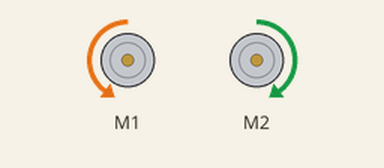
Bench run of a sketch on a simulated Arduino Uno, built with avr-gcc and run on an emulated ATmega328P. Parts: 2 × DC motor (green arrow = forward, orange = backward, longer = faster).

Above: at 0.5 s.
Timing chart, 0 to 4.6 s (numbered marks = the images above):
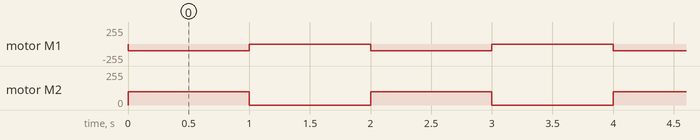

The sketch:

MeMegaPiDCMotorTest.ino
```cpp
// (licence header left out)
//PORT1B == Right wheel
//PORT2B == Left wheel

#include "MeMegaPi.h"

MeMegaPiDCMotor motor1(PORT1B);

MeMegaPiDCMotor motor2(PORT2B);

MeMegaPiDCMotor motor3(PORT3B);

MeMegaPiDCMotor motor4(PORT4B);

uint8_t motorSpeed = 100;

void setup()
{
}

void loop()
{
  //motor1.run(motorSpeed); /* value: between -255 and 255. */
  //motor2.run(motorSpeed); /* value: between -255 and 255. */
  motor1.run(-motorSpeed);
  motor2.run(motorSpeed);
  delay(1000);
  motor1.stop();
  motor2.stop();
  delay(1000);

}
```

Measured:
- by itself, motor M1: alternates backward 100/255 for 1.0 s and stopped for 1.0 s
- by itself, motor M2: alternates forward 100/255 for 1.0 s and stopped for 1.0 s
